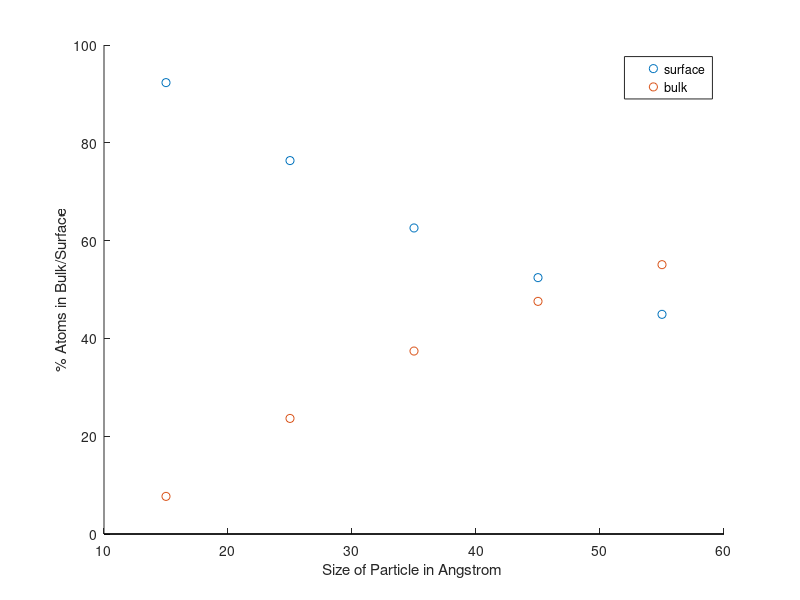

This chart was generated by the following MATLAB code:


xx=input('Enter number of shells you want to find total atoms and surface atoms: ');
yy=input('Enter the diameter of atom in Angstrom: ');
disp('  Shell Total Surface_Atoms');
for i=1:xx
   x=(10*i*i*i+15*i*i+11*i+3)/3;
   y=(10*i*i+2);
   z=[i x y];
  disp(z);
end

surface=zeros(1,xx);
bulk=zeros(1,xx);
particle_size=zeros(1,xx);
% total atoms=(10*j*j*j+15*j*j+11*j+3)/3
% surface atoms=(10*j*j+2)
% bulk atoms=total atoms-surface atoms=(10*j*j*j-15*j*j+11*j-3)/3
for j=1:1:xx 
   bulk(j)=100*(10*j*j*j-15*j*j+11*j-3)./(10*j*j*j+15*j*j+11*j+3);
   surface(j)=300*(10*j*j+2)./(10*j*j*j+15*j*j+11*j+3);
   particle_size(j)=(2*j+1)*yy;
   
end
%Plot graph of %bulk versus particle size for xx number of shells
%for example graph contains 3 points for 3 shells and 50 points for 50 shells
% and 1 point 1 shell
% for getting good graph use large number of shells at input so to get more
% points

hold on
stem(particle_size,surface,'LineStyle','none');
stem(particle_size,bulk,'LineStyle','none');
xlabel('Size of Particle in Angstrom ');
ylabel('% Atoms in Bulk/Surface');

hold off
legend({'surface','bulk'})